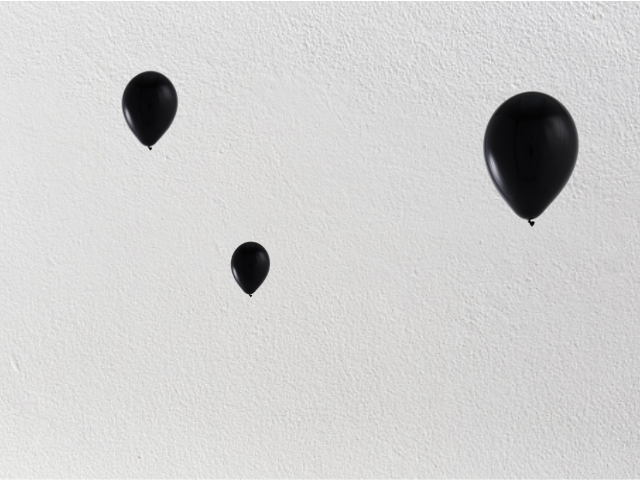
#> input picture scripts/vision/test.png, 640 x 480 px
$ python detect_objects.py
#> lines starting #> are read from the running program, lines starting #| are printed output that depends on the picture; after the words box and inside, x2 and y2 are one past the last pixel; in counts of white or black regions, pixels touching at a corner belong together
import cv2
import numpy as np

# Load image, grayscale, Gaussian blur, Otsu's threshold
image = cv2.imread('test.png')
#> image is the input picture: shape (480, 640, 3); mean B, G, R 208, 208.5, 208.9
original = image.copy()
gray = cv2.cvtColor(image, cv2.COLOR_BGR2GRAY)
blur = cv2.GaussianBlur(gray, (3,3), 0)
thresh = cv2.threshold(blur, 0, 255, cv2.THRESH_BINARY_INV + cv2.THRESH_OTSU)[1]
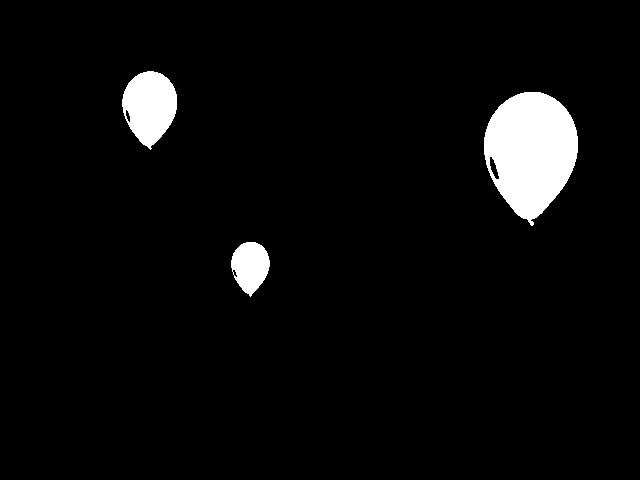
#> thresh: shape (480, 640); 4.3% white; 3 white regions

# Find contours
ROI_number = 0
cnts = cv2.findContours(thresh, cv2.RETR_EXTERNAL, cv2.CHAIN_APPROX_SIMPLE)
#> cnts = 3 contours; box (x1, y1, x2, y2) and area: (484, 92, 578, 226) 8738, (122, 71, 177, 150) 2962, (231, 242, 270, 297) 1438
cnts = cnts[0] if len(cnts) == 2 else cnts[1]

# List of Coordinates
coordinates = []

for c in cnts:
    # Obtain bounding rectangle to get measurements
    x,y,w,h = cv2.boundingRect(c)

    # Find centroid
    M = cv2.moments(c)
    cX = int(M["m10"] / M["m00"])
    cY = int(M["m01"] / M["m00"])

    # Crop and save ROI
    ROI = original[y:y+h, x:x+w]
    cv2.imwrite('ROI_{}.png'.format(ROI_number), ROI)
    ROI_number += 1

    # Draw the contour and center of the shape on the image
    cv2.rectangle(image,(x,y),(x+w,y+h),(36,255,12), 4)
    cv2.circle(image, (cX, cY), 10, (320, 159, 22), -1)
    coordinates.append({"x":cX, "y":cY, "dis":None})
#> this loop made 3 passes
#> (x, y, w, h, cX, cY) on passes 1 to 3: (231, 242, 39, 55, 249, 265), (484, 92, 94, 134, 530, 151), (122, 71, 55, 79, 149, 105)
#> pass 1, `ROI = original[y:y+h, x:x+w]`:
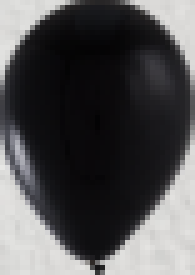
#> ROI: shape (55, 39, 3) (shown 5 times larger); mean B, G, R 81.5, 80.2, 80.8
#> pass 2, `ROI = original[y:y+h, x:x+w]`:
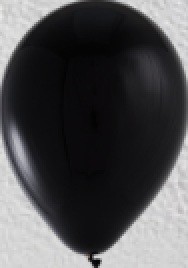
#> ROI: shape (134, 94, 3) (shown 2 times larger); mean B, G, R 80.2, 78.3, 78.8
#> pass 3, `ROI = original[y:y+h, x:x+w]`:
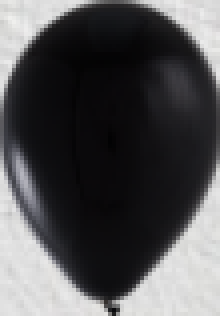
#> ROI: shape (79, 55, 3) (shown 4 times larger); mean B, G, R 82.8, 81, 81.5
#> after the loop:
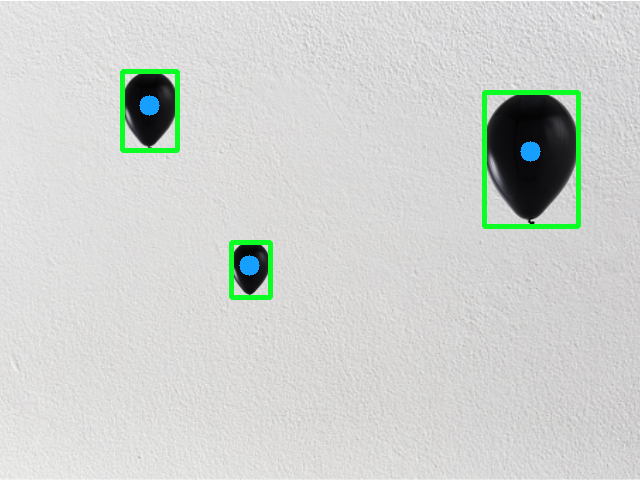
#> image: shape (480, 640, 3); 1.78% of pixels changed, all inside (x1, y1, x2, y2) = (120, 69, 581, 300)
#> after the loop, ROI_number = 3; coordinates = 3 items

print(coordinates)
#| [{'x': 249, 'y': 265, 'dis': None}, {'x': 530, 'y': 151, 'dis': None}, {'x': 149, 'y': 105, 'dis': None}]
cv2.imwrite('image.png', image)
cv2.imwrite('thresh.png', thresh)
cv2.waitKey()
